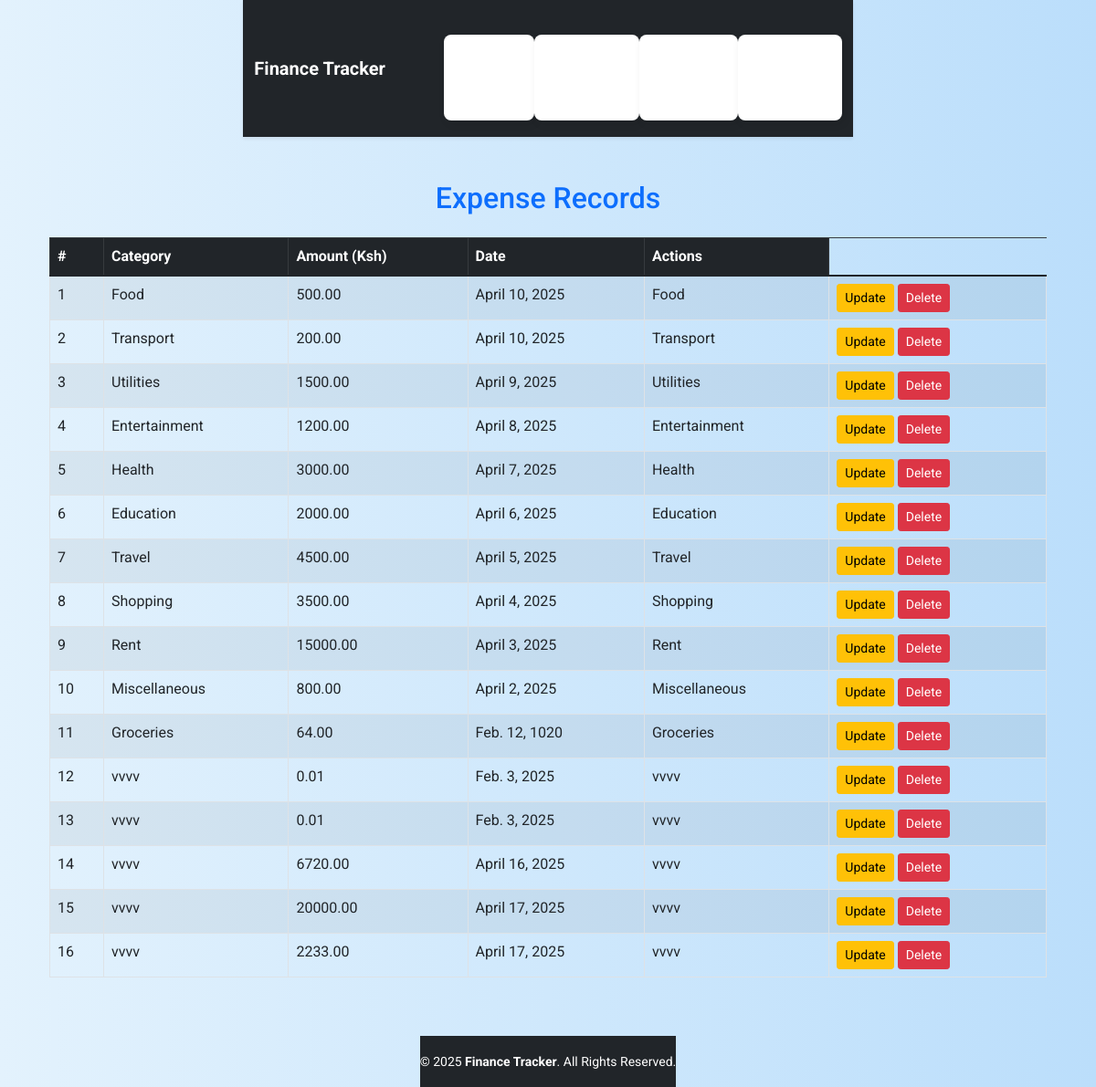
/expense/, run on an earlier commit of the app's database.
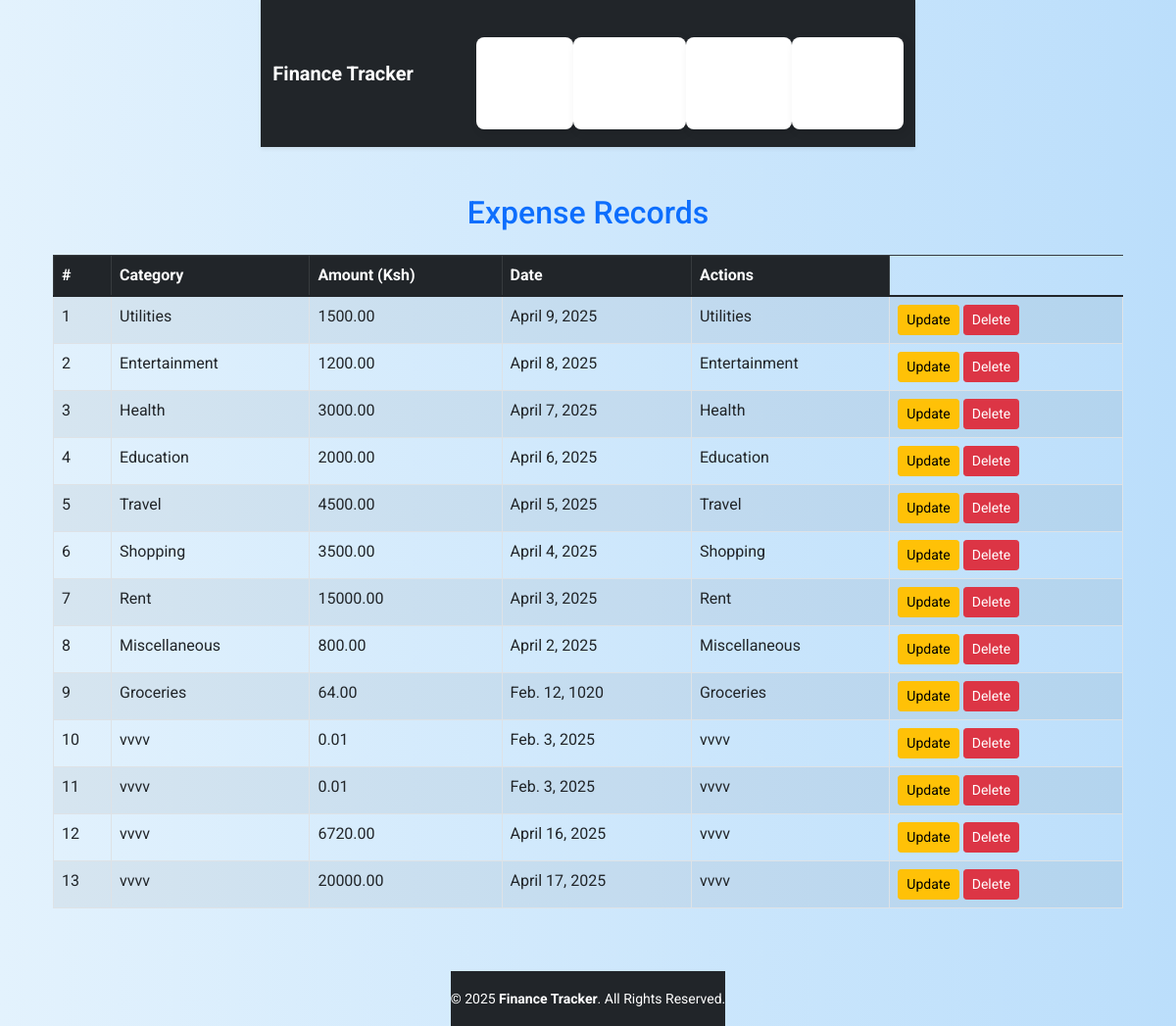
And on a later commit of the database.
### tracker/models.py (models this page shows, shortened)
class Expense(models.Model):
    category = models.CharField(max_length=100)
    amount = models.DecimalField(max_digits=10, decimal_places=2)
    date = models.DateField()
    description = models.TextField(blank=True, null=True)

### tracker/views.py (the view)
# urls.py: path('expense/', views.expense_list, name='expense_list'),
def expense_list(request):
    expenses = Expense.objects.all()
    return render(request, 'tracker/expense_list.html', {'expenses': expenses})

### tracker/templates/tracker/expense_list.html (shortened to what this page needs)
{% extends "base.html" %}
{% block content %}
<div class="container">
    <h2 class="text-center text-primary mb-4">Expense Records</h2>
    {% if expenses %}
        <div class="table-responsive">
            <table class="table table-striped table-bordered">
                <thead class="table-dark">
                    <tr>
                        <th>#</th>
                        <th>Category</th>
                        <th>Amount (Ksh)</th>
                        <th>Date</th>
                        <th>Actions</th>
                    </tr>
                </thead>
                <tbody>
                    {% for expense in expenses %}
                        <tr>
                            <td>{{ forloop.counter }}</td>
                            <td>{{ expense.category }}</td>
                            <td>{{ expense.amount }}</td>
                            <td>{{ expense.date }}</td>
                            <td>{{expense.category}}</td>
                            <td>
                               <a href="{% url 'tracker:update_expense' expense.id %}" class="btn btn-warning btn-sm">Update</a>
                               <a href="{% url 'tracker:delete_expense' expense.id %}" class="btn btn-danger btn-sm">Delete</a>
                          </td>
                        </tr>
                    {% endfor %}
                </tbody>
            </table>
        </div>
    {% else %}
        <div class="alert alert-warning text-center" role="alert">
            No expense records found.
        </div>
    {% endif %}
</div>
{% endblock %}

What changed in the data, as far as the page shows it:
removed Expense: category "Food", amount "500.00", date "April 10, 2025"
removed Expense: category "Transport", amount "200.00", date "April 10, 2025"
removed Expense: category "vvvv", amount "2233.00", date "April 17, 2025"
